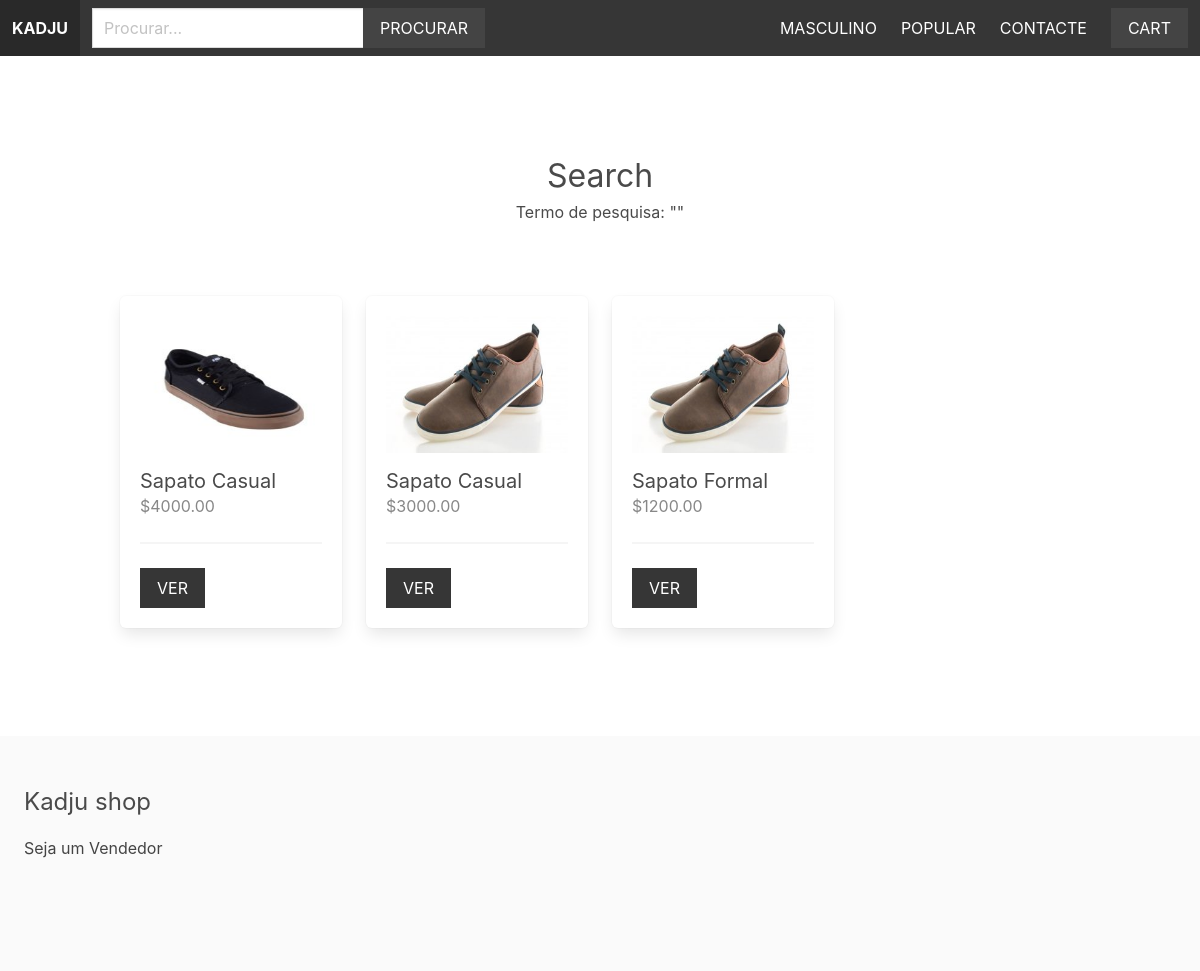
The app's page /search/, older data.
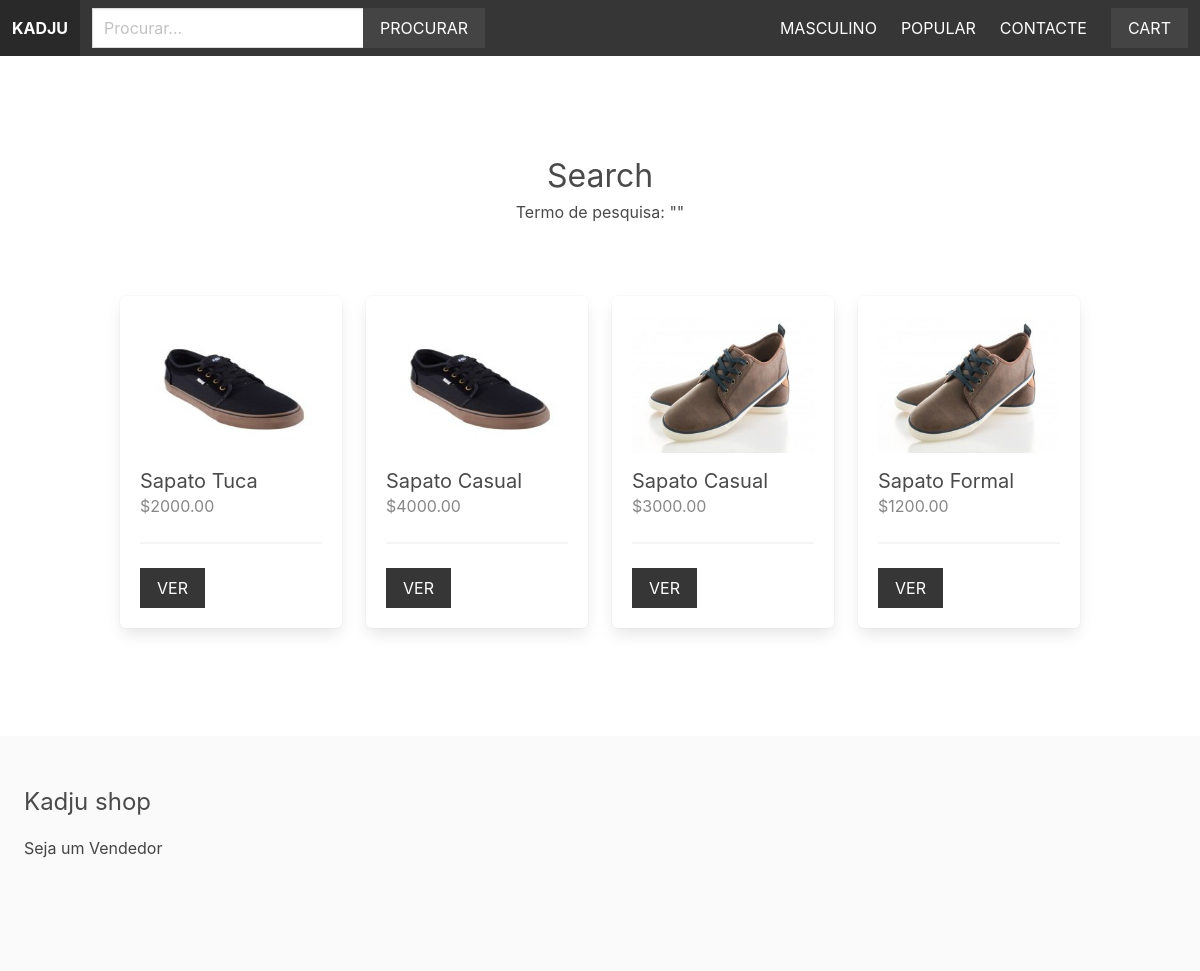
The same page, newer data.
### apps/product/models.py (models this page shows, shortened)
class Category(models.Model):
    title = models.CharField(max_length=255)
    slug = models.SlugField(max_length=255)
    ordering = models.IntegerField(default=0)
    class Meta:
        ordering = ['ordering']

class Product(models.Model):
    category = models.ForeignKey(Category, related_name='products', on_delete=models.CASCADE)
    vendor = models.ForeignKey(Vendor, related_name='products', on_delete=models.CASCADE)
    title = models.CharField(max_length=255)
    slug = models.SlugField(max_length=255)
    description = models.TextField(blank=True, null=True)
    price = models.DecimalField(max_digits=6, decimal_places=2)
    date_added = models.DateTimeField(auto_now_add=True)
    image = models.ImageField(upload_to='uploads/', blank=True, null=True)
    thumbnail = models.ImageField(upload_to='uploads/', blank=True, null=True)
    class Meta:
        ordering = ['-date_added']
    def get_thumbnail(self):
        if self.thumbnail:
            return self.thumbnail.url

### apps/product/views.py (the view)
# urls.py: path('search/', views.search, name='search'),
def search(request):
    query = request.GET.get('query', '')
    products = Product.objects.filter(Q(title__icontains=query) | Q(description__icontains=query))
    return render(request, 'product/search.html', {'products': products, 'query': query})

### apps/cart/cart.py (called while the page is built)
    def __len__(self):
        return sum(item['quantity'] for item in self.cart.values())

### apps/cart/context_processors.py (called while the page is built)
def cart(request):
    return {'cart': Cart(request)}

### apps/product/context_processors.py (called while the page is built)
def menu_categories(request):
    categories = Category.objects.all()
    return {'menu_categories': categories}

### apps/product/templates/product/search.html (shortened to what this page needs)
{% extends 'core/base.html' %}
{% block content %}
    <div class="columns is-multiline mb-6">
        <div class="column is-12 has-text-centered mt-6 mb-6">
            <h2 class="is-size-3">Search</h2>
            <h3>Termo de pesquisa: "{{ query }}"</h3>
        </div>
        {% for product in products %}
            {% include 'product/parts/list_item.html' %}
        {% endfor %}
    </div>
{% endblock %}

### apps/core/templates/core/base.html (shortened to what this page needs)
{% load static %}
<!DOCTYPE html>
<html>
  <head>
    <link
      rel="stylesheet"
      href="https://cdn.jsdelivr.net/npm/bulma@0.9.1/css/bulma.min.css"
    />
    <link rel="stylesheet" href="{% static 'styles/main.css' %}" />
  </head>
  <body>
    <nav class="navbar is-dark">
      <div class="navbar-brand">
        <a href="/" class="navbar-item"><strong>Kadju</strong></a>
      </div>
      <div class="navbar-menu" id="main-navbar">
        <div class="navbar-start">
          <div class="navbar-item">
            <form method="get" action="{% url 'search' %}">
              <div class="field has-addons">
                <div class="control">
                  <input
                    type="text"
                    class="input"
                    placeholder="Procurar..."
                    name="query"
                  />
                </div>
                <div class="control">
                  <button class="button is-dark is-uppercase">Procurar</button>
                </div>
              </div>
            </form>
          </div>
        </div>
            <div class="navbar-end">
              {% for category in menu_categories %}
                 <a href="{% url 'category' category.slug %}" class="navbar-item">{{ category.title }}</a>
              {% endfor %}
              <a href="{% url 'contact' %}" class="navbar-item">Contacte</a>
              <div class="navbar-item">
                  <a href="{% url 'cart' %}" class="button is-dark">Cart{% if cart %} ({{ cart|length }}){% endif %}</a>
              </div>
            </div>
        </div>
    </nav>
    <section class="section">
        <div class="container">
            {% block content %}
            {% endblock %}
        </div>
    </section>
    <footer class="footer">
        <h3 class="is-size-4 mb-4">Kadju shop</h3>
        {% if request.user.is_authenticated %}
              <a href="{% url 'vendor_admin' %}">Tela do Vendedor</a>
        {% else %}
              <a href="{% url 'become_vendor' %}">Seja um Vendedor</a>
        {% endif %}
    </footer>
  </body>
</html>

### apps/product/templates/product/parts/list_item.html
<div class="column is-3 product-list-item">
    <div class="box">
        <figure class="image is-4by3 mb-4">
            <img src="{{ product.get_thumbnail }}">
        </figure>
        <h2 class="subtitle">{{ product.title }}</h2>
        <h3 class="price is-size-6 mb-5">${{ product.price }}</h3>
        <hr>
        <a href="{% url 'product' product.category.slug product.slug %}" class="button is-dark is-uppercase">Ver</a>
    </div>
</div>

Row changes from the older to the newer data that the page shows:
added Product: get_thumbnail (picture), title "Sapato Tuca", price "2000.00"
